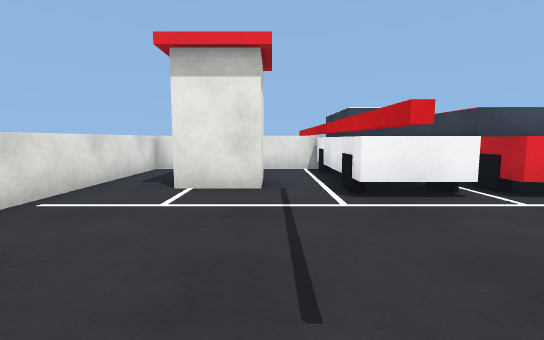
View 1 (above)

24 first-person views from a walk through a Gazebo world. The camera is 0.91 m above the floor, tilts 6° down and sees 85° across. The floor is counted in squares, 1 m on a side. Each view is taken from the middle of a square. On the plan, view 1 faces up. The plan holds only what a view shows up to about 11 squares ahead; the rest is blank. The place goes on beyond the plan.

View 2
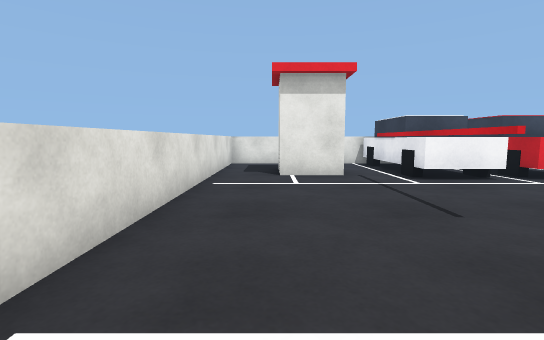

View 3
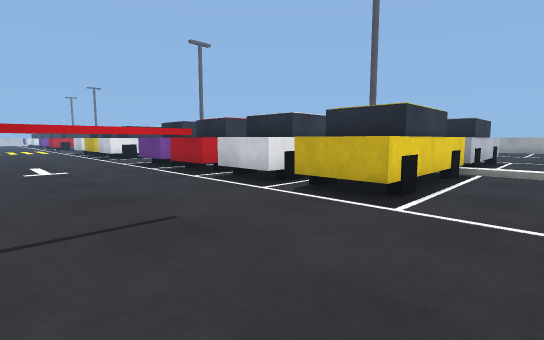

View 4
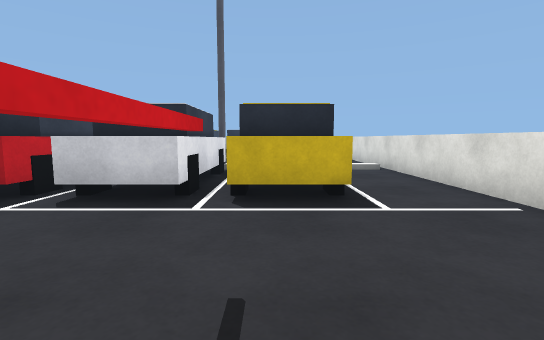

View 5
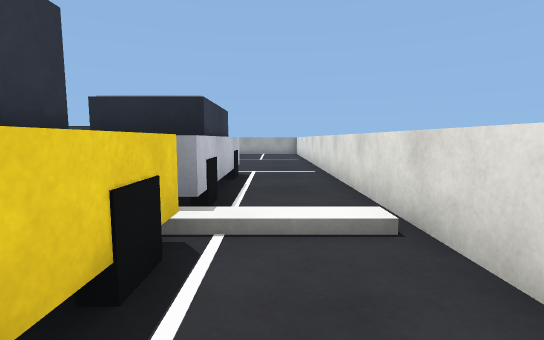

View 6
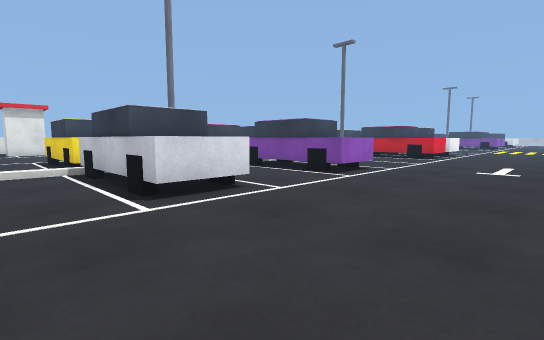

View 7
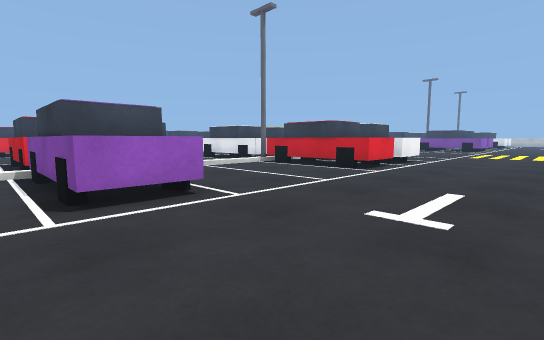

View 8
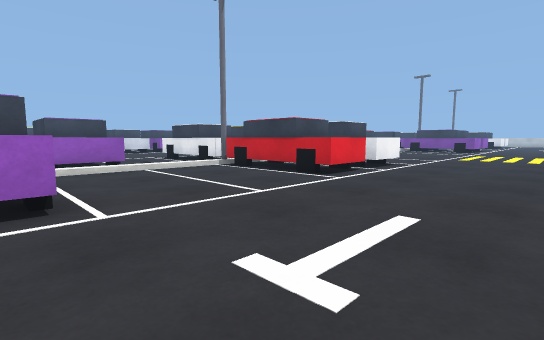

View 9
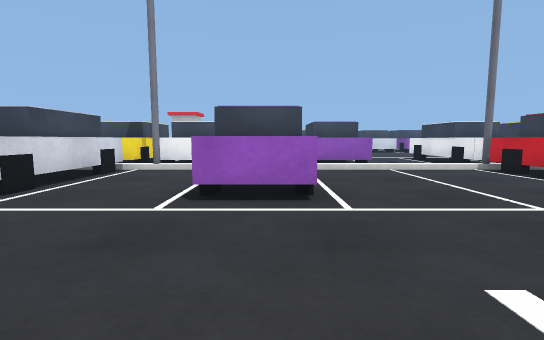

View 10
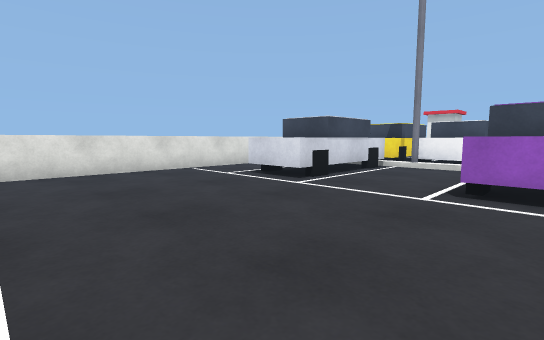

View 11
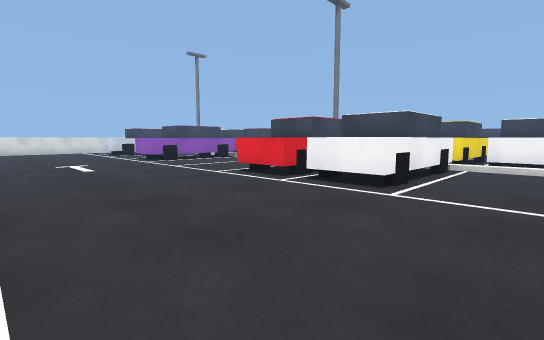

View 12
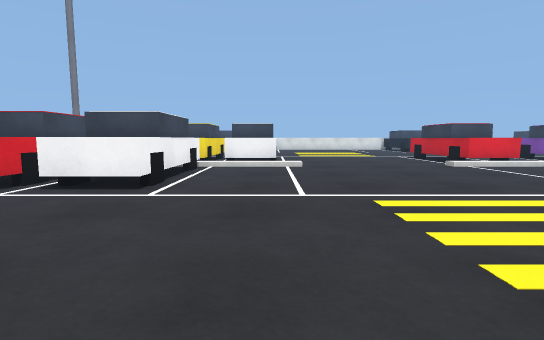

View 13
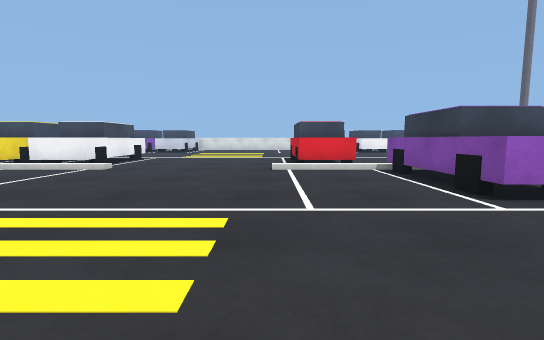

View 14
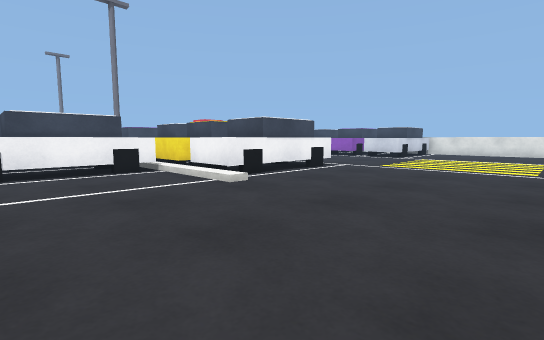

View 15
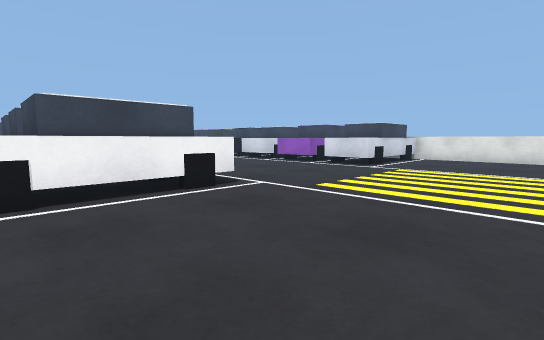

View 16
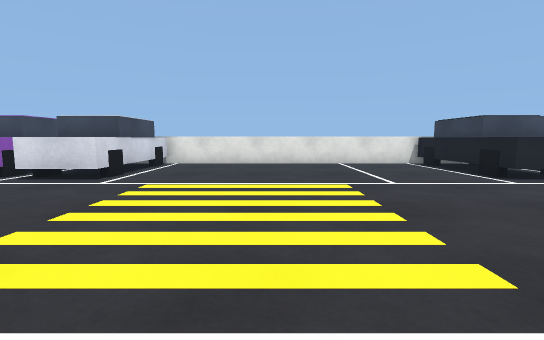

View 17
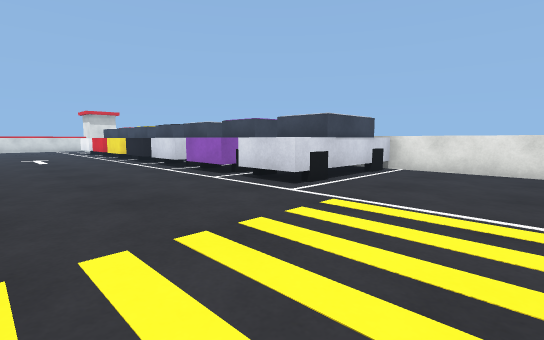

View 18
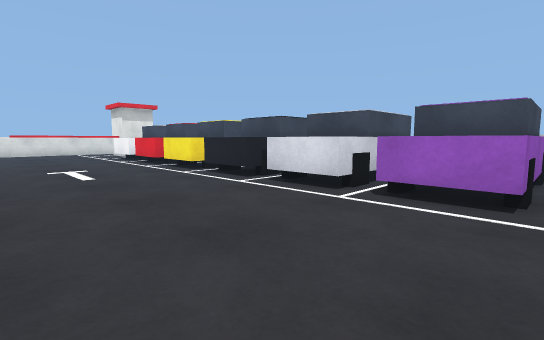

View 19
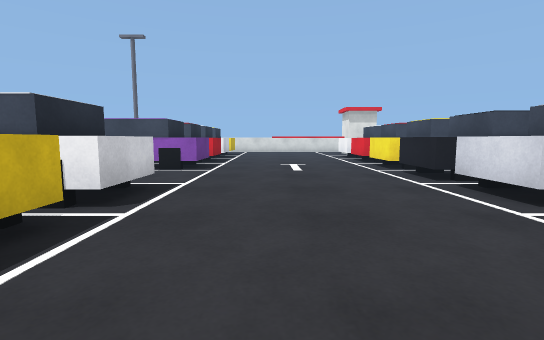

View 20
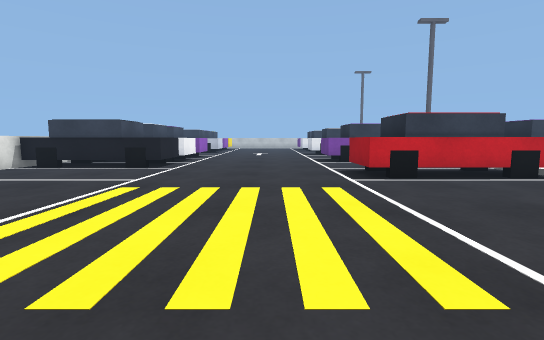

View 21
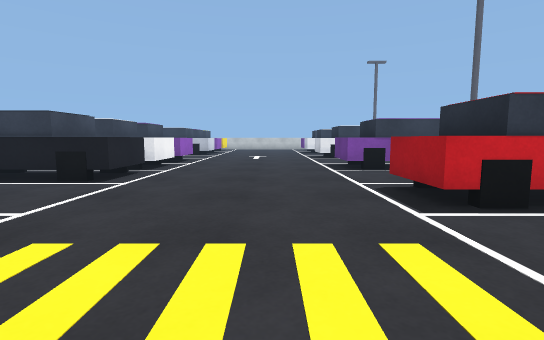

View 22
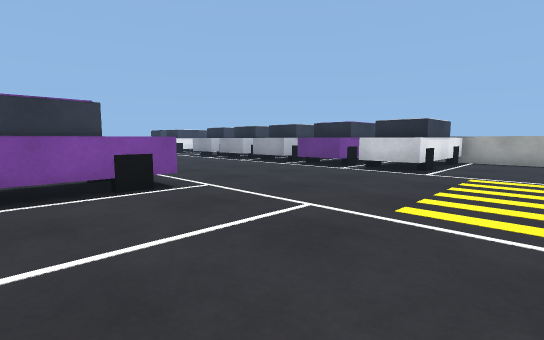

View 23
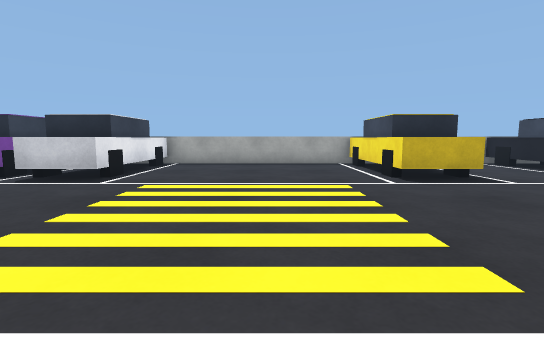

View 24
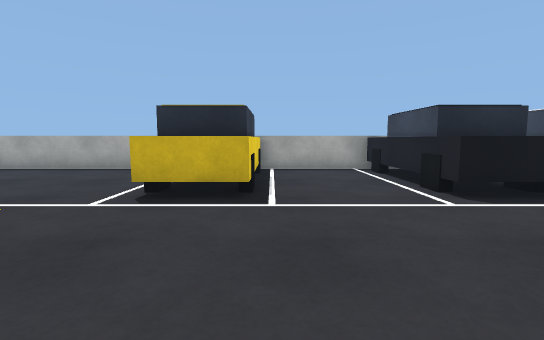

### Floor plan
Key: @ floor where view 1 was taken; # wall or solid block; . main floor; : floor 0.25 m higher than the main floor; / step, stairs or slope; = window, fence, low wall or low ledge.
Columns run from 4 left of view 1 to 28 right of it. Each row starts with its distance up from view 1.
  9 === ==#               #=========#
  8 =.. ..###        ###  #.........#
  7 =.  #.###   ###  ###. #.........#
  6 =.###.####.#### ####.##.........#
  5 =....=####.####.####.##.........#
  4 =....=...........................
  3 =....#...........................
  2 =....#...........................
  1 =....=...........................
  0 =...@............................
 -1 =..==.====.==...====  =......==..
 -2 =..##.####.##...####  #......##..
 -3 =..##.###  ##   ####  #......##
 -4 =..##.###  ##   #### ##......##.
 -5 =..##.###  ##   #### ##......##.
 -6 =/::::=:: ::::::=  ::::/..../:::
 -7 =..##...# ......####............#
 -8 =..##...# ......####............#
 -9 =..##...##......####............#
-10 =..##...##......####............#
-11 =................................
-12 =................................
-13 =................................
-14 =................................
-15 =................................
-16 =.........  .....................
-17                 ##...##......##.#
-18               #.##...##......##.#
-19                  #...##......# .#
-20                  #...##......#
-21                 ##===##======#

Where each view was taken, in squares from view 1:
view 1: 0 up, 0 right, facing up
view 2: 2 down, 2 left, facing up
view 3: 3 up, 3 left, facing down-right
view 4: 3 up, 0 right, facing down
view 5: 3 down, 2 left, facing down
view 6: 15 down, 3 left, facing up-right
view 7: 15 down, 3 right, facing up-right
view 8: 15 down, 5 right, facing up-right
view 9: 15 down, 5 right, facing up
view 10: 16 down, 5 right, facing up-left
view 11: 16 down, 18 right, facing up-left
view 12: 16 down, 18 right, facing up
view 13: 15 down, 24 right, facing up
view 14: 10 down, 24 right, facing up-left
view 15: 5 down, 23 right, facing up-left
view 16: 2 down, 22 right, facing up
view 17: 0 up, 22 right, facing up-left
view 18: 0 up, 16 right, facing up-left
view 19: 1 up, 17 right, facing left
view 20: 1 up, 18 right, facing right
view 21: 1 up, 21 right, facing right
view 22: 8 down, 22 right, facing down-right
view 23: 10 down, 21 right, facing down
view 24: 12 down, 16 right, facing down
